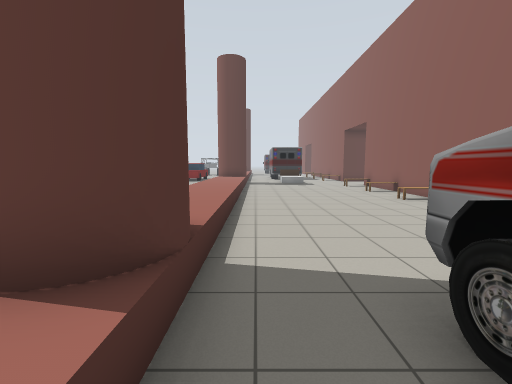
[1] (above)

18 first-person views from a walk through a robot-simulator world made for Gazebo. The camera is 1.3 m above the floor, tilts 6° down and sees 90° across. The lines on the ground mark 1 m squares. The floor is counted in squares, 1 m on a side. Each view is taken from the middle of a square. On the plan, view 1 faces up. The plan holds only what a view shows up to about 12 squares ahead; the rest is blank. The place goes on beyond the plan. Simple patterns stand in for the simulator's built-in surfaces. Simple shapes stand in for some stock models.

[2]
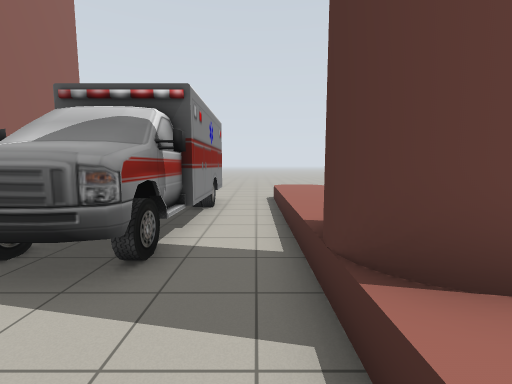

[3]
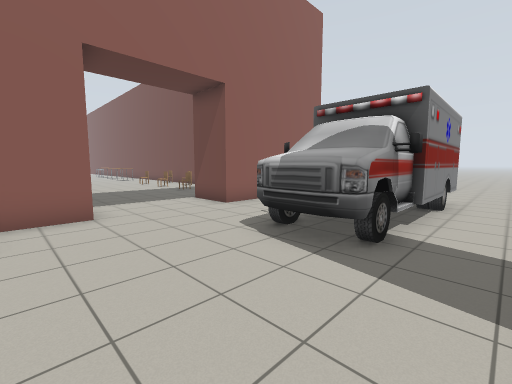

[4]
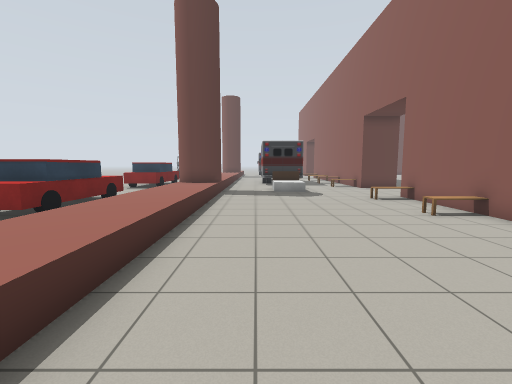

[5]
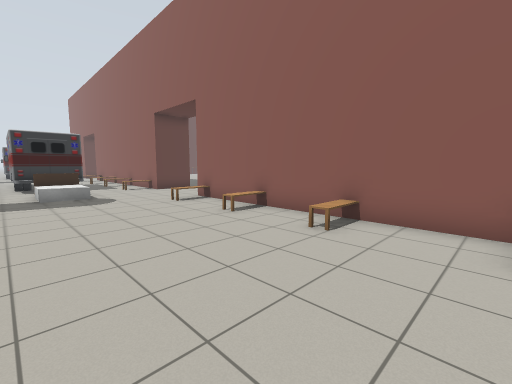

[6]
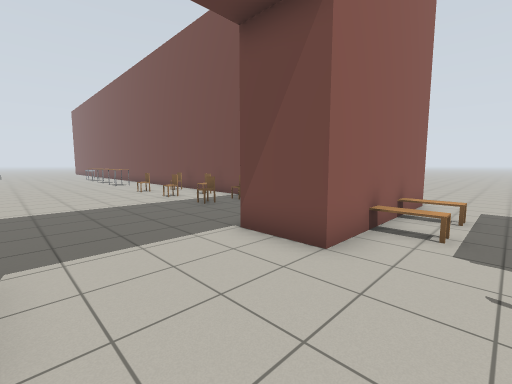

[7]
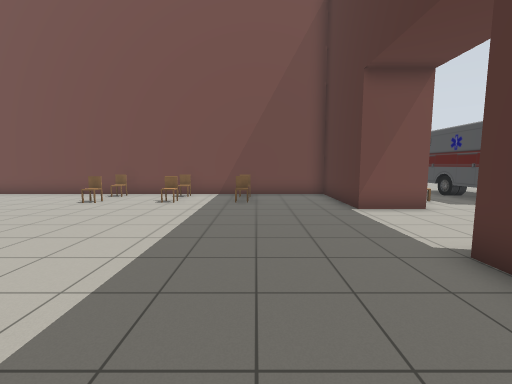

[8]
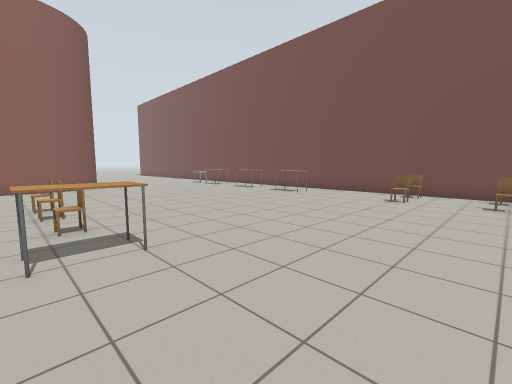

[9]
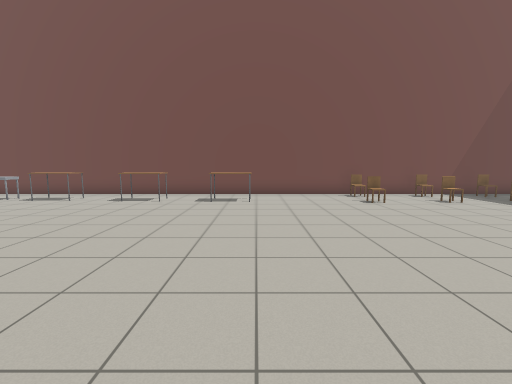

[10]
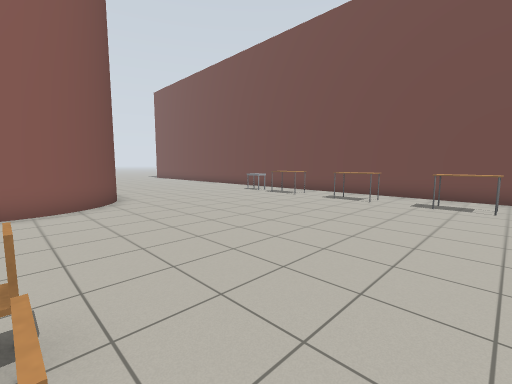

[11]
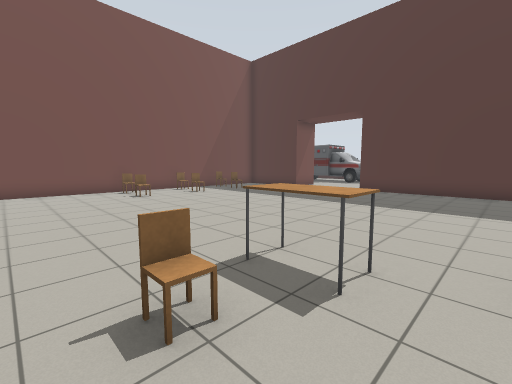

[12]
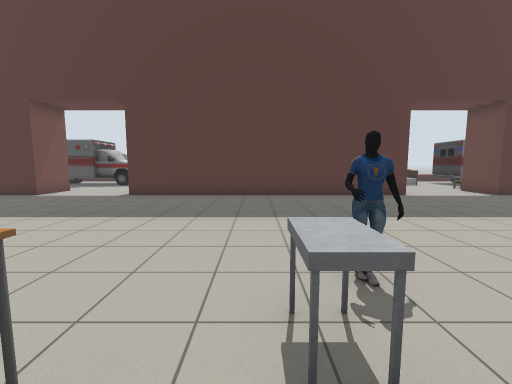

[13]
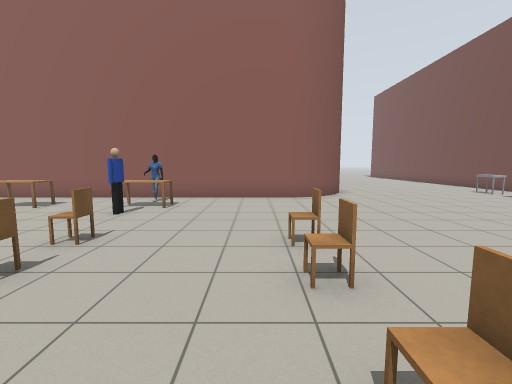

[14]
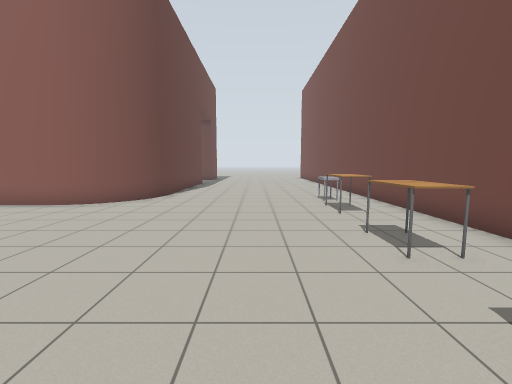

[15]
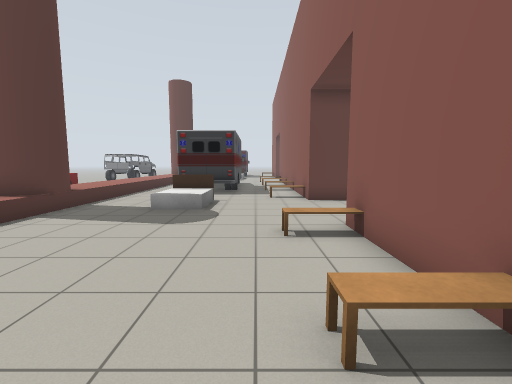

[16]
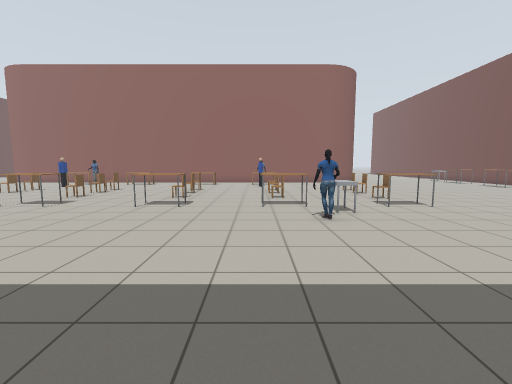

[17]
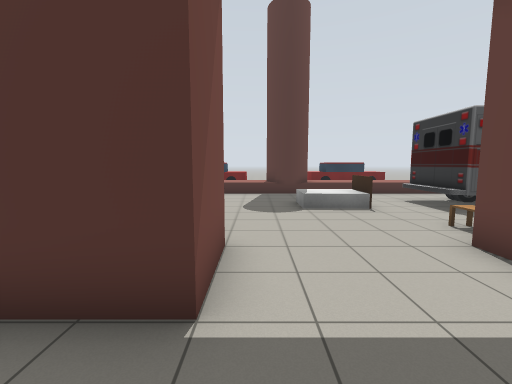

[18]
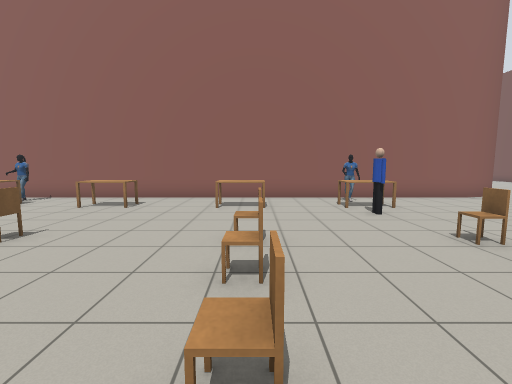

### Floor plan
Key: @ floor where view 1 was taken; # wall or solid block; . floor; = window, fence, low wall or low ledge; B bed; C chair; T table; P person; A cart; O other object.
Columns run from 3 left of view 1 to 32 right of it. Each row starts with its distance up from view 1.
 21  ==......O###         T...OC...T..#
 20   =..BB.......       .T..CO....T..#
 19   #..BB........     ..............#
 18  ##.............   ...............#
 17  ==.............. ....T........T..#
 16  ==......O###.........T.C.CC...T..#
 15  ==.......# #.....................#
 14 .==.......# #.....................#
 13 .==......O# #.........T.......PTP.#
 12 .==.......# #.........T.O.CC...T..#
 11 .==.......# #.......PA............#
 10 .==......O# #.....................#
  9  ==.......# #.........T...........#
  8  ==.......# #.........T.C.CC......#
  7  ==...... # #.....................#
  6   =.......# #.....................##
  5   =.......###......................#
  4  ==.................................
  3  ##.................................
  2  ##..OO.............................
  1  ==.OOOO............................
  0   =@.OOO..###.......................
 -1  ==..O O.O# #...C.C..C...TT..T..TT..
 -2  ==..O O..# #.............T..TT.TT.O
 -3  ==..OOO.O# #..C..C..C..............
 -4  ==..O O..# ########################

Where each view was taken, in squares from view 1:
view 1: 0 up, 0 right, facing up
view 2: 5 up, 0 right, facing down
view 3: 6 up, 0 right, facing down-right
view 4: 6 up, 1 right, facing up
view 5: 7 up, 1 right, facing up-right
view 6: 4 up, 5 right, facing down-right
view 7: 8 up, 12 right, facing down
view 8: 9 up, 15 right, facing down-right
view 9: 8 up, 22 right, facing down
view 10: 8 up, 22 right, facing down-right
view 11: 10 up, 22 right, facing down-left
view 12: 10 up, 20 right, facing left
view 13: 9 up, 20 right, facing right
view 14: 1 up, 22 right, facing right
view 15: 11 up, 5 right, facing up
view 16: 13 up, 11 right, facing right
view 17: 17 up, 11 right, facing left
view 18: 16 up, 20 right, facing right
